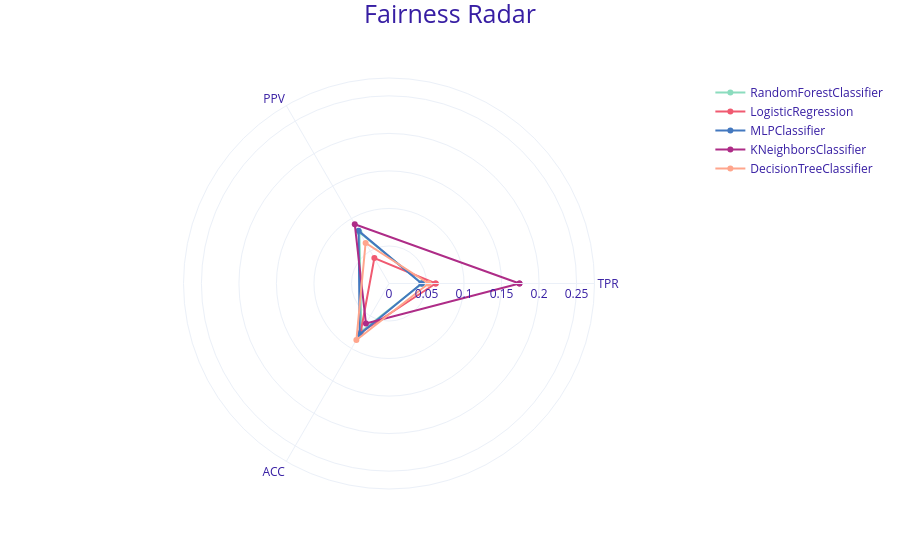

The notebook cell saved with this chart:
### Markdown cell above
#### 9.4.3.2 Radar plot

A radar plot provides a multi-dimensional view of parity loss by mapping each metric as a point on a polar coordinate system. The center point of the radar represents a parity loss of **0** (perfect fairness). The further a point is pulled away from the center, the greater the bias for that specific metric. 

This visualization is particularly useful because the resulting geometric shapes allow us to quickly compare the "bias profile" of different models at a glance. Just like with the stacked plot, we can selectively filter the radar plot to only display the metrics most relevant to our clinical goals: **TPR, ACC, and PPV**.

### Code cell
mf_tree.plot(objects= [mf_forest, mf_logreg, mf_knn, mf_mlp], type='radar', metrics = ["TPR", "ACC","PPV"])

### Figure 1 — Plotly figure (JSON) as saved in the notebook; plotly's stock layout.template omitted (floating-point values rounded to 4 significant figures)
{"data": [{"hovertemplate": "<b>%{text}</b><br>Metric: %{theta}<br>Parity loss: %{r:.3f}<extra></extra>", "line": {"color": "#8bdcbe"}, "marker": {"color": ["#8bdcbe", "#8bdcbe", "#8bdcbe", "#8bdcbe"]}, "name": "RandomForestClassifier", "r": [0.04409, 0.07893, 0.07375, 0.04409], "text": ["RandomForestClassifier", "RandomForestClassifier", "RandomForestClassifier", "RandomForestClassifier"], "theta": ["TPR", "PPV", "ACC", "TPR"], "type": "scatterpolar"}, {"hovertemplate": "<b>%{text}</b><br>Metric: %{theta}<br>Parity loss: %{r:.3f}<extra></extra>", "line": {"color": "#f05a71"}, "marker": {"color": ["#f05a71", "#f05a71", "#f05a71", "#f05a71"]}, "name": "LogisticRegression", "r": [0.06222, 0.03905, 0.07578, 0.06222], "text": ["LogisticRegression", "LogisticRegression", "LogisticRegression", "LogisticRegression"], "theta": ["TPR", "PPV", "ACC", "TPR"], "type": "scatterpolar"}, {"hovertemplate": "<b>%{text}</b><br>Metric: %{theta}<br>Parity loss: %{r:.3f}<extra></extra>", "line": {"color": "#4378bf"}, "marker": {"color": ["#4378bf", "#4378bf", "#4378bf", "#4378bf"]}, "name": "MLPClassifier", "r": [0.04344, 0.081, 0.07809, 0.04344], "text": ["MLPClassifier", "MLPClassifier", "MLPClassifier", "MLPClassifier"], "theta": ["TPR", "PPV", "ACC", "TPR"], "type": "scatterpolar"}, {"hovertemplate": "<b>%{text}</b><br>Metric: %{theta}<br>Parity loss: %{r:.3f}<extra></extra>", "line": {"color": "#ae2c87"}, "marker": {"color": ["#ae2c87", "#ae2c87", "#ae2c87", "#ae2c87"]}, "name": "KNeighborsClassifier", "r": [0.1739, 0.09125, 0.06147, 0.1739], "text": ["KNeighborsClassifier", "KNeighborsClassifier", "KNeighborsClassifier", "KNeighborsClassifier"], "theta": ["TPR", "PPV", "ACC", "TPR"], "type": "scatterpolar"}, {"hovertemplate": "<b>%{text}</b><br>Metric: %{theta}<br>Parity loss: %{r:.3f}<extra></extra>", "line": {"color": "#ffa58c"}, "marker": {"color": ["#ffa58c", "#ffa58c", "#ffa58c", "#ffa58c"]}, "name": "DecisionTreeClassifier", "r": [0.05276, 0.06237, 0.0869, 0.05276], "text": ["DecisionTreeClassifier", "DecisionTreeClassifier", "DecisionTreeClassifier", "DecisionTreeClassifier"], "theta": ["TPR", "PPV", "ACC", "TPR"], "type": "scatterpolar"}], "layout": {"font": {"color": "#371ea3"}, "margin": {"b": 71, "r": 30, "t": 78}, "polar": {"radialaxis": {"range": [0, 0.2739]}}, "title": {"font": {"size": 25}, "text": "Fairness Radar", "x": 0.5, "y": 0.99}}}
